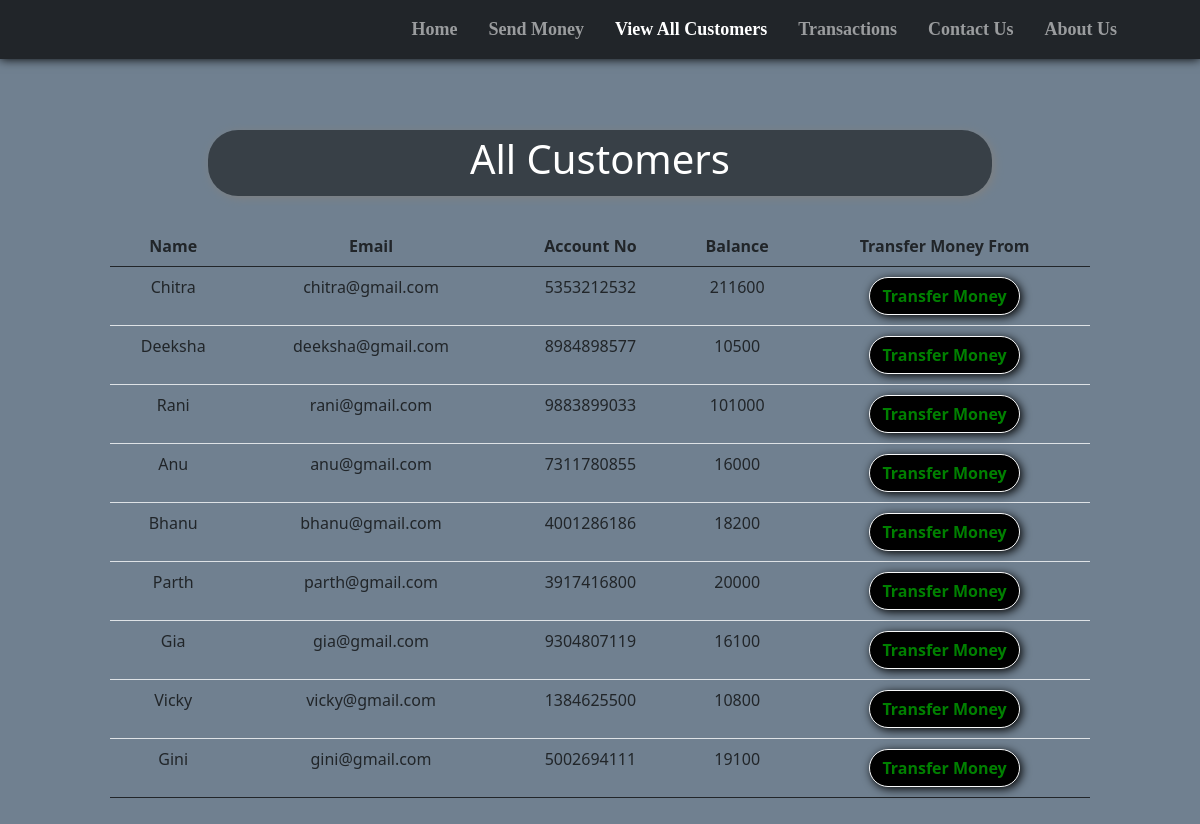
/all_cust.php, run on the app's committed database.
### tables this page shows
CREATE TABLE `users` (
  `sr` int(11) NOT NULL,
  `name` varchar(20) NOT NULL,
  `email` varchar(20) NOT NULL,
  `accno` varchar(10) NOT NULL,
  `blc` bigint(20) NOT NULL
);

### all_cust.php (the view, shortened to what this page needs)
<!doctype html>
<html lang="en">
<head>
    <link href="https://cdn.jsdelivr.net/npm/bootstrap@5.0.2/dist/css/bootstrap.min.css" rel="stylesheet"
>
    <link rel="stylesheet" href="https://cdnjs.cloudflare.com/ajax/libs/font-awesome/5.15.3/css/all.min.css"
 />
</head>
<body style="background-color:slategrey;">
    <?php include 'connection.php'; ?>
    <nav class="navbar navbar-expand-lg navbar-dark bg-dark fixed fixed-top"
        style="font-family:candara; font-size:18px; box-shadow: 0px 0px 10px 0px black;">
        <div class="container-fluid">
            <a href="index.php"><img src="images\logo.png" alt=""
                    style="height: 80px; margin-left:25px; margin-top:10px;"></a>
        </div>
        <div class="collapse navbar-collapse" id="navbarSupportedContent">
            <b>
                <ul class="navbar-nav ">
                    <li class="nav-item nav-links" style="margin-left:15px;">
                        <a class="nav-link text-nowrap" aria-current="page" href="index.php">Home</a>
                    </li>
                    <li class="nav-item" style="margin-left:15px; ">
                        <a class="nav-link text-nowrap" href="send_money.php">Send Money</a>
                    </li>
                    <li class="nav-item" style="margin-left:15px;">
                        <a class="nav-link text-nowrap active" href="all_cust.php">View All Customers</a>
                    </li>
                    <li class="nav-item" style="margin-left:15px;">
                        <a class="nav-link text-nowrap" href="transactions.php">Transactions</a>
                    </li>
                    <li class="nav-item" style="margin-left:15px;">
                        <a class="nav-link text-nowrap" href="contact_us.php">Contact Us</a>
                    </li>
                    <li class="nav-item" style="margin-left:15px; margin-right:75px;">
                        <a class="nav-link text-nowrap" href="about_us.php">About Us</a>
                    </li>
                </ul>
            </b>
        </div>
    </nav>
    <center>
        <div class="container" style="margin-top: 10%; padding:10px 80px 10px 80px;">
            <div
                style="width:80%; background-color:rgba(0,0,0,.5); padding:5px 5px 5px 5px; border-radius:30px; box-shadow: 2px 2px 10px gray;">
                <h1 style=" color:white;">All Customers</h1>
            </div>
            <?php
    $conn = mysqli_connect($servername, $username, $password, $database);
    if(!$conn){
        die("Connection not established: ".mysqli_connect_error());
    }else{
        $sql = "SELECT * FROM `users`";
        $result = mysqli_query($conn, $sql);
?>
            <table class="table" style="margin-top: 30px;">
                <thead>
                    <tr>
                        <th scope="col">Name</th>
                        <th scope="col">Email</th>
                        <th scope="col">Account No</th>
                        <th scope="col">Balance</th>
                        <th scope="col">Transfer Money From</th>
                    </tr>
                </thead>
                <?php
echo "<tbody>";
        while($row = mysqli_fetch_assoc($result)){
        echo    '
            <tr>
              <td>'.$row['name'].'</td>
              <td>'.$row['email'].'</td>
              <td>'.$row['accno'].'</td>
              <td>'.$row['blc'].'</td>
              <td style="padding:10px 10px 10px 10px">
              <a href="send_money.php?reads='.$row['accno'].'"
              <button type="button" class="btn mybtn btn-outline-light">Transfer Money</button>
              </a>
              </td>
            </tr>';
    }
    }
    echo "</tbody>";
?>
        </div>
    </center>
</body>
</html>

### connection.php (shortened to what this page needs)
<html>
<head>
<link rel="stylesheet" href="https://cdnjs.cloudflare.com/ajax/libs/font-awesome/5.15.3/css/all.min.css" />
</head>
<body>
</body>
</html>

### all_cust.php (style rules this page uses)
th, td { text-align: center; }
.mybtn { box-shadow: 2px 2px 10px black; border-radius: 30px; font-weight: bold; background-color: black; color: green; }

### data on the page
users: name "Chitra", email "chitra@gmail.com", accno "5353212532", blc "211600"
users: name "Deeksha", email "deeksha@gmail.com", accno "8984898577", blc "10500"
users: name "Rani", email "rani@gmail.com", accno "9883899033", blc "101000"
users: name "Anu", email "anu@gmail.com", accno "7311780855", blc "16000"
users: name "Bhanu", email "bhanu@gmail.com", accno "4001286186", blc "18200"
users: name "Parth", email "parth@gmail.com", accno "3917416800", blc "20000"
users: name "Gia", email "gia@gmail.com", accno "9304807119", blc "16100"
users: name "Vicky", email "vicky@gmail.com", accno "1384625500", blc "10800"
users: name "Gini", email "gini@gmail.com", accno "5002694111", blc "19100"
